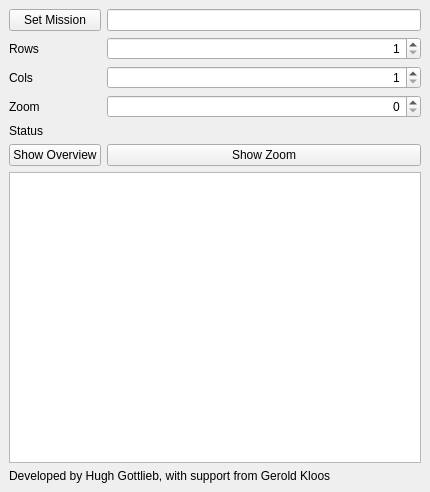
<?xml version="1.0" encoding="UTF-8"?>
<ui version="4.0">
 <class>MainWindow</class>
 <widget class="QMainWindow" name="MainWindow">
  <property name="geometry">
   <rect>
    <x>0</x>
    <y>0</y>
    <width>430</width>
    <height>492</height>
   </rect>
  </property>
  <property name="windowTitle">
   <string>DPL Visualisation</string>
  </property>
  <widget class="QWidget" name="centralwidget">
   <property name="layoutDirection">
    <enum>Qt::LeftToRight</enum>
   </property>
   <layout class="QGridLayout" name="gridLayout">
    <item row="0" column="0">
     <layout class="QGridLayout" name="gridLayout_2" columnstretch="0,1">
      <item row="5" column="0">
       <widget class="QPushButton" name="show_overview_button">
        <property name="text">
         <string>Show Overview</string>
        </property>
       </widget>
      </item>
      <item row="3" column="0">
       <widget class="QLabel" name="zoom_label">
        <property name="text">
         <string>Zoom</string>
        </property>
       </widget>
      </item>
      <item row="5" column="1">
       <widget class="QPushButton" name="show_cell_button">
        <property name="text">
         <string>Show Zoom</string>
        </property>
       </widget>
      </item>
      <item row="3" column="1">
       <widget class="QSpinBox" name="zoom">
        <property name="alignment">
         <set>Qt::AlignRight|Qt::AlignTrailing|Qt::AlignVCenter</set>
        </property>
       </widget>
      </item>
      <item row="1" column="0">
       <widget class="QLabel" name="rows_label">
        <property name="text">
         <string>Rows</string>
        </property>
       </widget>
      </item>
      <item row="8" column="0" colspan="2">
       <widget class="QLabel" name="author_text">
        <property name="text">
         <string>Developed by Hugh Gottlieb, with support from Gerold Kloos</string>
        </property>
       </widget>
      </item>
      <item row="2" column="1">
       <widget class="QSpinBox" name="cols">
        <property name="alignment">
         <set>Qt::AlignRight|Qt::AlignTrailing|Qt::AlignVCenter</set>
        </property>
        <property name="minimum">
         <number>1</number>
        </property>
       </widget>
      </item>
      <item row="0" column="1">
       <widget class="QLineEdit" name="mission_path">
        <property name="readOnly">
         <bool>true</bool>
        </property>
       </widget>
      </item>
      <item row="0" column="0">
       <widget class="QPushButton" name="set_mission_button">
        <property name="sizePolicy">
         <sizepolicy hsizetype="Expanding" vsizetype="Fixed">
          <horstretch>0</horstretch>
          <verstretch>0</verstretch>
         </sizepolicy>
        </property>
        <property name="text">
         <string>Set Mission</string>
        </property>
       </widget>
      </item>
      <item row="7" column="0" colspan="2">
       <widget class="QGraphicsView" name="display"/>
      </item>
      <item row="1" column="1">
       <widget class="QSpinBox" name="rows">
        <property name="layoutDirection">
         <enum>Qt::LeftToRight</enum>
        </property>
        <property name="alignment">
         <set>Qt::AlignRight|Qt::AlignTrailing|Qt::AlignVCenter</set>
        </property>
        <property name="minimum">
         <number>1</number>
        </property>
       </widget>
      </item>
      <item row="2" column="0">
       <widget class="QLabel" name="cols_label">
        <property name="text">
         <string>Cols</string>
        </property>
       </widget>
      </item>
      <item row="4" column="1">
       <widget class="QLabel" name="status">
        <property name="text">
         <string/>
        </property>
       </widget>
      </item>
      <item row="4" column="0">
       <widget class="QLabel" name="status_label">
        <property name="text">
         <string>Status</string>
        </property>
       </widget>
      </item>
     </layout>
    </item>
   </layout>
  </widget>
 </widget>
 <resources/>
 <connections>
  <connection>
   <sender>set_mission_button</sender>
   <signal>clicked()</signal>
   <receiver>MainWindow</receiver>
   <slot>set_mission()</slot>
   <hints>
    <hint type="sourcelabel">
     <x>63</x>
     <y>15</y>
    </hint>
    <hint type="destinationlabel">
     <x>3</x>
     <y>15</y>
    </hint>
   </hints>
  </connection>
  <connection>
   <sender>show_overview_button</sender>
   <signal>clicked()</signal>
   <receiver>MainWindow</receiver>
   <slot>show_overview()</slot>
   <hints>
    <hint type="sourcelabel">
     <x>62</x>
     <y>132</y>
    </hint>
    <hint type="destinationlabel">
     <x>6</x>
     <y>139</y>
    </hint>
   </hints>
  </connection>
  <connection>
   <sender>show_cell_button</sender>
   <signal>clicked()</signal>
   <receiver>MainWindow</receiver>
   <slot>show_cell()</slot>
   <hints>
    <hint type="sourcelabel">
     <x>404</x>
     <y>135</y>
    </hint>
    <hint type="destinationlabel">
     <x>471</x>
     <y>143</y>
    </hint>
   </hints>
  </connection>
 </connections>
 <slots>
  <slot>set_mission()</slot>
  <slot>show_overview()</slot>
  <slot>show_cell()</slot>
 </slots>
</ui>
